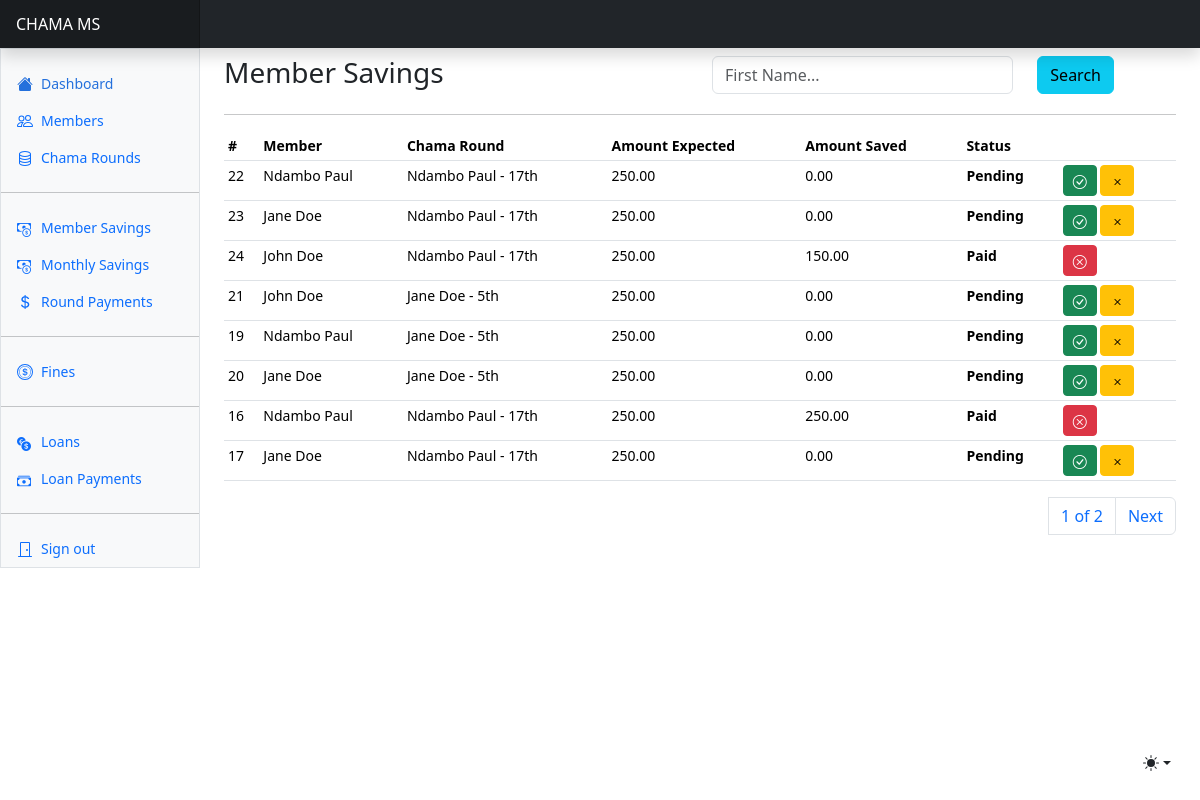
/payments/members-savings/, run on an earlier commit of the app's database.
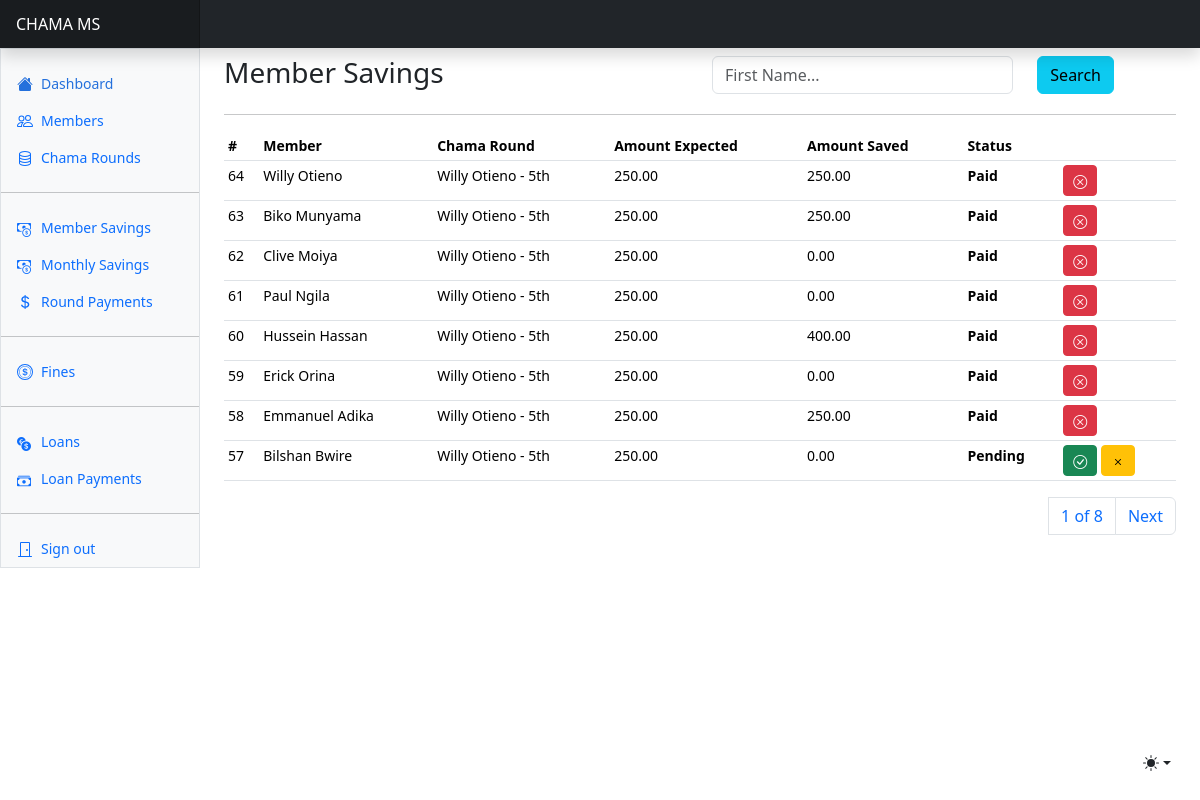
And on a later commit of the database.
### finance/models.py (models this page shows, shortened)
class MemberSaving(AbstractBaseModel):
    merigoround = models.ForeignKey(MeriGoRound, on_delete=models.CASCADE, null=True)
    member = models.ForeignKey("users.User", on_delete=models.CASCADE, related_name="membersavings")
    amount_expected = models.DecimalField(max_digits=100, decimal_places=2, default=250)
    amount_saved = models.DecimalField(max_digits=100, decimal_places=2, default=0)
    savings_round = models.CharField(max_length=255, choices=ROUND_CHOICES)
    paid = models.BooleanField(default=False)
    payment_status = models.CharField(
        max_length=255, choices=PAYMENT_STATUS, default="Pending"
    )
    amount_fined = models.DecimalField(max_digits=100, decimal_places=2, default=0)

class MeriGoRound(AbstractBaseModel):
    member = models.ForeignKey("users.User", on_delete=models.CASCADE)
    round_date = models.DateField()
    amount_expected = models.DecimalField(max_digits=100, decimal_places=2, default=0)
    amount_raised = models.DecimalField(max_digits=100, decimal_places=2, default=0)
    done = models.BooleanField(default=False)
    def __str__(self):
        return self.member.first_name + " " + self.member.last_name

### users/models.py (models this page shows, shortened)
class User(AbstractUser, AbstractBaseModel):
    role = models.CharField(max_length=255, choices=USER_ROLES)
    id_number = models.CharField(max_length=255)
    phone_number = models.CharField(max_length=255)
    gender = models.CharField(max_length=255, null=True, blank=True)
    date_joined = models.DateField(null=True)
    address = models.CharField(max_length=255, null=True, blank=True)
    city = models.CharField(max_length=255, null=True)
    county = models.CharField(max_length=255, null=True, blank=True)
    country = models.CharField(max_length=255, null=True, blank=True)
    round_number = models.IntegerField(default=0, null=True, blank=True)
    def __str__(self):
        return f"{self.first_name} {self.last_name}"

### finance/views.py (the view)
# urls.py: path("members-savings/", members_savings, name="members-savings"),
def members_savings(request):
    savings = MemberSaving.objects.all().order_by("-created")
    members = User.objects.filter(role="Member")
    if request.method == "POST":
        search_text = request.POST.get("search_text")
        print(f"Search Text: {search_text}")
        savings = MemberSaving.objects.filter(Q(member__first_name__icontains=search_text) | Q(member__last_name__icontains=search_text))
    paginator = Paginator(savings, 8)
    page_number = request.GET.get("page")
    page_obj = paginator.get_page(page_number)
    context = {
        "page_obj": page_obj,
        "members": members
    }
    return render(request, "payments/savings/savings.html", context)

### templates/payments/savings/savings.html (shortened to what this page needs)
{% extends "base.html" %}
{% block content %}
<div class="row mt-2">
    <div class="col">
        <h3>Member Savings</h3>
    </div>
    <div class="col">
      <form method="POST">
          <div class="row">
            <div class="col-8">
              <input type="text" class="form-control" name="search_text" id="search_text" placeholder="First Name...">
            </div>
            <div class="col-4">
              <button class="btn btn-info">Search</button>
            </div>
          </div>
      </form>
    </div>
</div>
<hr/>
      <div class="table-responsive small">
        <table class="table table-sm">
          <thead>
            <tr>
              <th scope="col">#</th>
              <th scope="col">Member</th>
              <th scope="col">Chama Round</th>
              <th scope="col">Amount Expected</th>
              <th scope="col">Amount Saved</th>
              <th scope="col">Status</th>
              <th scope="col"></th>
            </tr>
          </thead>
          <tbody>
            {% for saving in page_obj %}
            <tr>
              <td>{{saving.id}}</td>
              <td>{{saving.member}}</td>
              <td>{{saving.merigoround}} - {{saving.savings_round}}</td>
              <td>{{saving.amount_expected}}</td>
              <td>{{saving.amount_saved}}</td>
              <td><b>{{saving.payment_status}}</b></td>
              <td>
                {% if saving.payment_status == "Paid" %}
                <a href="{% url 'member-savings-as-cancelled' saving.id %}" class="btn btn-danger btn-sm"><i class="bi bi-x-circle"></i></a>
                {% elif saving.payment_status == "Pending" %}
                <a data-bs-toggle="modal" data-bs-target="#newSavingsRecordModal{{ saving.id }}" class="btn btn-success btn-sm"><i class="bi bi-check-circle"></i></a>
                <a href="{% url 'member-savings-as-defaulted' saving.id %}" class="btn btn-warning btn-sm"><i class="bi bi-x"></i></a>
                {% elif saving.payment_status == "Defaulted" or saving.payment_status == "Cancelled" %}
                <a href="{% url 'member-savings-as-reset' saving.id %}" class="btn btn-info btn-sm"><i class="bi bi-arrow-clockwise"></i></a>
                {% endif %}
              </td>
            </tr>
            {% endfor %}
          </tbody>
        </table>
        <div>
          <nav aria-label="Page navigation example">
            <ul class="pagination justify-content-end">
              <a class="page-link" href="#">{{ page_obj.number }} of {{ page_obj.paginator.num_pages }}</a>
              {% if page_obj.has_next %}
              <li class="page-item"><a class="page-link" href="?page={{ page_obj.next_page_number }}">Next</a></li>
              {% endif %}
            </ul>
          </nav>
        </div>
      </div>
{% endblock content %}

What changed in the data, as far as the page shows it:
no longer on this page (row edited): MemberSaving: id "22", member "Ndambo Paul", merigoround "Ndambo Paul", savings_round "17th", amount_expected "250.00", amount_saved "0.00", payment_status "Pending"
no longer on this page (row edited): MemberSaving: id "23", member "Jane Doe", merigoround "Ndambo Paul", savings_round "17th", amount_expected "250.00", amount_saved "0.00", payment_status "Pending"
no longer on this page (row edited): MemberSaving: id "24", member "John Doe", merigoround "Ndambo Paul", savings_round "17th", amount_expected "250.00", amount_saved "150.00", payment_status "Paid"
no longer on this page (row edited): MemberSaving: id "21", member "John Doe", merigoround "Jane Doe", savings_round "5th", amount_expected "250.00", amount_saved "0.00", payment_status "Pending"
no longer on this page (row edited): MemberSaving: id "19", member "Ndambo Paul", merigoround "Jane Doe", savings_round "5th", amount_expected "250.00", amount_saved "0.00", payment_status "Pending"
no longer on this page (row edited): MemberSaving: id "20", member "Jane Doe", merigoround "Jane Doe", savings_round "5th", amount_expected "250.00", amount_saved "0.00", payment_status "Pending"
no longer on this page (row edited): MemberSaving: id "16", member "Ndambo Paul", merigoround "Ndambo Paul", savings_round "17th", amount_expected "250.00", amount_saved "250.00", payment_status "Paid"
no longer on this page (row edited): MemberSaving: id "17", member "Jane Doe", merigoround "Ndambo Paul", savings_round "17th", amount_expected "250.00", amount_saved "0.00", payment_status "Pending"
added MemberSaving: id "64", member "Willy Otieno", merigoround "Willy Otieno", savings_round "5th", amount_expected "250.00", amount_saved "250.00", payment_status "Paid"
added MemberSaving: id "63", member "Biko Munyama", merigoround "Willy Otieno", savings_round "5th", amount_expected "250.00", amount_saved "250.00", payment_status "Paid"
added MemberSaving: id "62", member "Clive Moiya", merigoround "Willy Otieno", savings_round "5th", amount_expected "250.00", amount_saved "0.00", payment_status "Paid"
added MemberSaving: id "61", member "Paul Ngila", merigoround "Willy Otieno", savings_round "5th", amount_expected "250.00", amount_saved "0.00", payment_status "Paid"
added MemberSaving: id "60", member "Hussein Hassan", merigoround "Willy Otieno", savings_round "5th", amount_expected "250.00", amount_saved "400.00", payment_status "Paid"
added MemberSaving: id "59", member "Erick Orina", merigoround "Willy Otieno", savings_round "5th", amount_expected "250.00", amount_saved "0.00", payment_status "Paid"
added MemberSaving: id "58", member "Emmanuel Adika", merigoround "Willy Otieno", savings_round "5th", amount_expected "250.00", amount_saved "250.00", payment_status "Paid"
added MemberSaving: id "57", member "Bilshan Bwire", merigoround "Willy Otieno", savings_round "5th", amount_expected "250.00", amount_saved "0.00", payment_status "Pending"
Also different on the page:
{{ page_obj.paginator.num_pages }}: "2" → "8"
